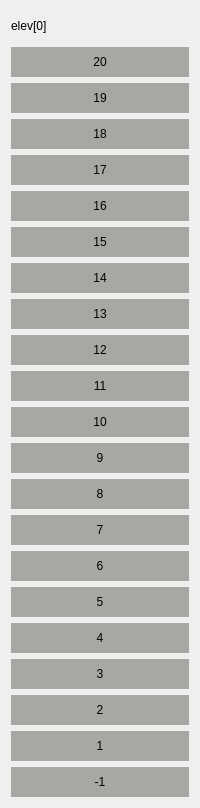
           <widget class="QWidget" name="widget_27" native="true">
            <layout class="QVBoxLayout" name="verticalLayout_19">
             <item>
              <widget class="QLabel" name="label_29">
               <property name="minimumSize">
                <size>
                 <width>0</width>
                 <height>30</height>
                </size>
               </property>
               <property name="text">
                <string>elev[0]</string>
               </property>
              </widget>
             </item>
             <item>
              <widget class="QLabel" name="label_0_21">
               <property name="minimumSize">
                <size>
                 <width>0</width>
                 <height>30</height>
                </size>
               </property>
               <property name="styleSheet">
                <string notr="true">background-color: rgb(166, 168, 164);
border-color: rgb(36, 36, 36);</string>
               </property>
               <property name="text">
                <string>20</string>
               </property>
               <property name="alignment">
                <set>Qt::AlignCenter</set>
               </property>
              </widget>
             </item>
             <item>
              <widget class="QLabel" name="label_0_22">
               <property name="minimumSize">
                <size>
                 <width>0</width>
                 <height>30</height>
                </size>
               </property>
               <property name="styleSheet">
                <string notr="true">background-color: rgb(166, 168, 164);
border-color: rgb(36, 36, 36);</string>
               </property>
               <property name="text">
                <string>19</string>
               </property>
               <property name="alignment">
                <set>Qt::AlignCenter</set>
               </property>
              </widget>
             </item>
             <item>
              <widget class="QLabel" name="label_0_23">
               <property name="minimumSize">
                <size>
                 <width>0</width>
                 <height>30</height>
                </size>
               </property>
               <property name="styleSheet">
                <string notr="true">background-color: rgb(166, 168, 164);
border-color: rgb(36, 36, 36);</string>
               </property>
               <property name="text">
                <string>18</string>
               </property>
               <property name="alignment">
                <set>Qt::AlignCenter</set>
               </property>
              </widget>
             </item>
             <item>
              <widget class="QLabel" name="label_0_24">
               <property name="minimumSize">
                <size>
                 <width>0</width>
                 <height>30</height>
                </size>
               </property>
               <property name="styleSheet">
                <string notr="true">background-color: rgb(166, 168, 164);
border-color: rgb(36, 36, 36);</string>
               </property>
               <property name="text">
                <string>17</string>
               </property>
               <property name="alignment">
                <set>Qt::AlignCenter</set>
               </property>
              </widget>
             </item>
             <item>
              <widget class="QLabel" name="label_0_25">
               <property name="minimumSize">
                <size>
                 <width>0</width>
                 <height>30</height>
                </size>
               </property>
               <property name="styleSheet">
                <string notr="true">background-color: rgb(166, 168, 164);
border-color: rgb(36, 36, 36);</string>
               </property>
               <property name="text">
                <string>16</string>
               </property>
               <property name="alignment">
                <set>Qt::AlignCenter</set>
               </property>
              </widget>
             </item>
             <item>
              <widget class="QLabel" name="label_0_26">
               <property name="minimumSize">
                <size>
                 <width>0</width>
                 <height>30</height>
                </size>
               </property>
               <property name="styleSheet">
                <string notr="true">background-color: rgb(166, 168, 164);
border-color: rgb(36, 36, 36);</string>
               </property>
               <property name="text">
                <string>15</string>
               </property>
               <property name="alignment">
                <set>Qt::AlignCenter</set>
               </property>
              </widget>
             </item>
             <item>
              <widget class="QLabel" name="label_0_27">
               <property name="minimumSize">
                <size>
                 <width>0</width>
                 <height>30</height>
                </size>
               </property>
               <property name="styleSheet">
                <string notr="true">background-color: rgb(166, 168, 164);
border-color: rgb(36, 36, 36);</string>
               </property>
               <property name="text">
                <string>14</string>
               </property>
               <property name="alignment">
                <set>Qt::AlignCenter</set>
               </property>
              </widget>
             </item>
             <item>
              <widget class="QLabel" name="label_0_28">
               <property name="minimumSize">
                <size>
                 <width>0</width>
                 <height>30</height>
                </size>
               </property>
               <property name="styleSheet">
                <string notr="true">background-color: rgb(166, 168, 164);
border-color: rgb(36, 36, 36);</string>
               </property>
               <property name="text">
                <string>13</string>
               </property>
               <property name="alignment">
                <set>Qt::AlignCenter</set>
               </property>
              </widget>
             </item>
             <item>
              <widget class="QLabel" name="label_0_29">
               <property name="minimumSize">
                <size>
                 <width>0</width>
                 <height>30</height>
                </size>
               </property>
               <property name="styleSheet">
                <string notr="true">background-color: rgb(166, 168, 164);
border-color: rgb(36, 36, 36);</string>
               </property>
               <property name="text">
                <string>12</string>
               </property>
               <property name="alignment">
                <set>Qt::AlignCenter</set>
               </property>
              </widget>
             </item>
             <item>
              <widget class="QLabel" name="label_0_30">
               <property name="minimumSize">
                <size>
                 <width>0</width>
                 <height>30</height>
                </size>
               </property>
               <property name="styleSheet">
                <string notr="true">background-color: rgb(166, 168, 164);
border-color: rgb(36, 36, 36);</string>
               </property>
               <property name="text">
                <string>11</string>
               </property>
               <property name="alignment">
                <set>Qt::AlignCenter</set>
               </property>
              </widget>
             </item>
             <item>
              <widget class="QLabel" name="label_0_31">
               <property name="minimumSize">
                <size>
                 <width>0</width>
                 <height>30</height>
                </size>
               </property>
               <property name="styleSheet">
                <string notr="true">background-color: rgb(166, 168, 164);
border-color: rgb(36, 36, 36);</string>
               </property>
               <property name="text">
                <string>10</string>
               </property>
               <property name="alignment">
                <set>Qt::AlignCenter</set>
               </property>
              </widget>
             </item>
             <item>
              <widget class="QLabel" name="label_0_32">
               <property name="minimumSize">
                <size>
                 <width>0</width>
                 <height>30</height>
                </size>
               </property>
               <property name="styleSheet">
                <string notr="true">background-color: rgb(166, 168, 164);
border-color: rgb(36, 36, 36);</string>
               </property>
               <property name="text">
                <string>9</string>
               </property>
               <property name="alignment">
                <set>Qt::AlignCenter</set>
               </property>
              </widget>
             </item>
             <item>
              <widget class="QLabel" name="label_0_33">
               <property name="minimumSize">
                <size>
                 <width>0</width>
                 <height>30</height>
                </size>
               </property>
               <property name="styleSheet">
                <string notr="true">background-color: rgb(166, 168, 164);
border-color: rgb(36, 36, 36);</string>
               </property>
               <property name="text">
                <string>8</string>
               </property>
               <property name="alignment">
                <set>Qt::AlignCenter</set>
               </property>
              </widget>
             </item>
             <item>
              <widget class="QLabel" name="label_0_34">
               <property name="minimumSize">
                <size>
                 <width>0</width>
                 <height>30</height>
                </size>
               </property>
               <property name="styleSheet">
                <string notr="true">background-color: rgb(166, 168, 164);
border-color: rgb(36, 36, 36);</string>
               </property>
               <property name="text">
                <string>7</string>
               </property>
               <property name="alignment">
                <set>Qt::AlignCenter</set>
               </property>
              </widget>
             </item>
             <item>
              <widget class="QLabel" name="label_0_35">
               <property name="minimumSize">
                <size>
                 <width>0</width>
                 <height>30</height>
                </size>
               </property>
               <property name="styleSheet">
                <string notr="true">background-color: rgb(166, 168, 164);
border-color: rgb(36, 36, 36);</string>
               </property>
               <property name="text">
                <string>6</string>
               </property>
               <property name="alignment">
                <set>Qt::AlignCenter</set>
               </property>
              </widget>
             </item>
             <item>
              <widget class="QLabel" name="label_0_36">
               <property name="minimumSize">
                <size>
                 <width>0</width>
                 <height>30</height>
                </size>
               </property>
               <property name="styleSheet">
                <string notr="true">background-color: rgb(166, 168, 164);
border-color: rgb(36, 36, 36);</string>
               </property>
               <property name="text">
                <string>5</string>
               </property>
               <property name="alignment">
                <set>Qt::AlignCenter</set>
               </property>
              </widget>
             </item>
             <item>
              <widget class="QLabel" name="label_0_37">
               <property name="minimumSize">
                <size>
                 <width>0</width>
                 <height>30</height>
                </size>
               </property>
               <property name="styleSheet">
                <string notr="true">background-color: rgb(166, 168, 164);
border-color: rgb(36, 36, 36);</string>
               </property>
               <property name="text">
                <string>4</string>
               </property>
               <property name="alignment">
                <set>Qt::AlignCenter</set>
               </property>
              </widget>
             </item>
             <item>
              <widget class="QLabel" name="label_0_38">
               <property name="minimumSize">
                <size>
                 <width>0</width>
                 <height>30</height>
                </size>
               </property>
               <property name="styleSheet">
                <string notr="true">background-color: rgb(166, 168, 164);
border-color: rgb(36, 36, 36);</string>
               </property>
               <property name="text">
                <string>3</string>
               </property>
               <property name="alignment">
                <set>Qt::AlignCenter</set>
               </property>
              </widget>
             </item>
             <item>
              <widget class="QLabel" name="label_0_39">
               <property name="minimumSize">
                <size>
                 <width>0</width>
                 <height>30</height>
                </size>
               </property>
               <property name="styleSheet">
                <string notr="true">background-color: rgb(166, 168, 164);
border-color: rgb(36, 36, 36);</string>
               </property>
               <property name="text">
                <string>2</string>
               </property>
               <property name="alignment">
                <set>Qt::AlignCenter</set>
               </property>
              </widget>
             </item>
             <item>
              <widget class="QLabel" name="label_0_40">
               <property name="minimumSize">
                <size>
                 <width>0</width>
                 <height>30</height>
                </size>
               </property>
               <property name="styleSheet">
                <string notr="true">background-color: rgb(166, 168, 164);
border-color: rgb(36, 36, 36);</string>
               </property>
               <property name="text">
                <string>1</string>
               </property>
               <property name="alignment">
                <set>Qt::AlignCenter</set>
               </property>
              </widget>
             </item>
             <item>
              <widget class="QLabel" name="label_0_41">
               <property name="minimumSize">
                <size>
                 <width>0</width>
                 <height>30</height>
                </size>
               </property>
               <property name="styleSheet">
                <string notr="true">background-color: rgb(166, 168, 164);
border-color: rgb(36, 36, 36);</string>
               </property>
               <property name="text">
                <string>-1</string>
               </property>
               <property name="alignment">
                <set>Qt::AlignCenter</set>
               </property>
              </widget>
             </item>
            </layout>
           </widget>
